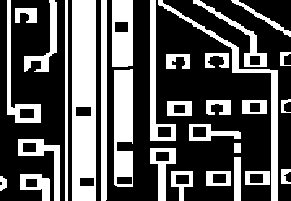
#> input picture PlacaCircuito.bmp, 291 x 201 px
$ python main.py
#> lines starting #> are read from the running program, lines starting #| are printed output that depends on the picture; after the words box and inside, x2 and y2 are one past the last pixel; in counts of white or black regions, pixels touching at a corner belong together
#> `imagen = cv2.imread('PlacaCircuito.bmp', cv2.IMREAD_GRAYSCALE)`: imagen: shape (201, 291); 34.3% white; 30 white regions, largest, box (x1, y1, x2, y2) and area: (72, 0, 96, 201) 4577, (114, 69, 133, 187) 1975, (158, 0, 278, 201) 1617
import numpy as np
from scipy.ndimage import binary_dilation
import cv2


# Función para la reconstrucción de la imagen
def morphological_reconstruction(marker, mask):
    """
    Realiza la reconstrucción morfológica binaria.

    :param marker: Imagen binaria que sirve como marcador.
    :param mask: Imagen binaria que sirve como máscara.
    :return: Imagen reconstruida.
    """
    # Verificar que las dimensiones de marker y mask sean las mismas
    if marker.shape != mask.shape:
        raise ValueError("Las dimensiones de marker y mask deben ser iguales.")

    # Inicializar la imagen reconstruida
    reconstructed = marker.copy()

    while True:
        previous = reconstructed.copy()
        # Aplicar la dilatación a la imagen reconstruida
        dilated = binary_dilation(reconstructed, structure=np.ones((3, 3)))
        # Realizar la intersección con la máscara usando AND lógico
        reconstructed = dilated & mask
        # Comprobar si hay cambios
        if np.array_equal(reconstructed, previous):
            break

    return reconstructed

def generate_marker(binary_image):

    # Invertir la imagen binaria
    inverted_image = cv2.bitwise_not(binary_image)

    # Crear la imagen marcador
    marker = np.zeros_like(binary_image)
    marker[0, :] = inverted_image[0, :]
#> marker: shape (201, 291); 0.34% white in thin lines or dots, all inside (x1, y1, x2, y2) = (0, 0, 291, 1)
    marker[-1, :] = inverted_image[-1, :]
    marker[:, 0] = inverted_image[:, 0]
    marker[:, -1] = inverted_image[:, -1]
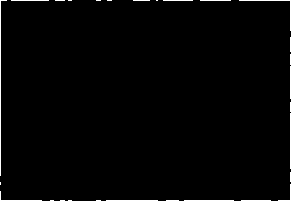
#> marker: shape (201, 291); 1.3% white in thin lines or dots
    return marker


# Función para la operación lógica AND
def operacion_and(imagen1, imagen2):
    return cv2.bitwise_and(imagen1, imagen2)

# Función para la operación lógica OR
def operacion_or(imagen1, imagen2):
    return cv2.bitwise_or(imagen1, imagen2)

# Función para la operación lógica XOR
def operacion_xor(imagen1, imagen2):
    return cv2.bitwise_xor(imagen1, imagen2)

# Función para la operación lógica NAND
def operacion_nand(imagen1, imagen2):
    return cv2.bitwise_not(cv2.bitwise_and(imagen1, imagen2))

# Función para la operación lógica NOR
def operacion_nor(imagen1, imagen2):
    return cv2.bitwise_not(cv2.bitwise_or(imagen1, imagen2))

# Función para la inversión de la imagen
def invertir_imagen(imagen):
    return cv2.bitwise_not(imagen)

#NO TOCAR YA FUNCIONAN
def genImagenA(imagen):
    resultado = None
    marker = generate_marker(imagen)
    # Llamar a la función de reconstrucción morfológica
    reconstructed = morphological_reconstruction(marker,imagen)
#> after the loop in morphological_reconstruction, `while True:`: reconstructed: shape (201, 291); values 0 (black) and 1 (white), 26.6% white; 19 white regions, largest, box (x1, y1, x2, y2) and area: (72, 0, 96, 201) 4577, (158, 0, 278, 201) 1617, (112, 0, 133, 67) 1272


    # Calcular el complemento y Convertir la imagen reconstruida a formato 8-bit para visualización
    rellenada = (reconstructed * 255).astype(np.uint8)

    resultado = invertir_imagen(imagen - operacion_and(imagen, rellenada))
#> in invertir_imagen, `return cv2.bitwise_not(imagen)`: returned value: shape (201, 291); 92.3% white; 11 black regions, largest, box (x1, y1, x2, y2) and area: (114, 69, 133, 187) 1975, (189, 124, 241, 141) 413, (167, 101, 192, 116) 287

    return resultado

def genImagenB(imagen):

    resultado = None
    marker = generate_marker(imagen)

    # Llamar a la función de reconstrucción morfológica
    reconstructed = morphological_reconstruction(marker,invertir_imagen(imagen))
#> after the loop in morphological_reconstruction (call 2), `while True:`:
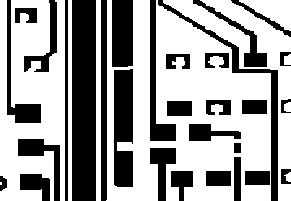
#> reconstructed: shape (201, 291); values 0 (black) and 1 (white), 62.6% white; 30 black regions, largest, box (x1, y1, x2, y2) and area: (72, 0, 96, 201) 4824, (114, 69, 133, 187) 2080, (158, 0, 278, 201) 1617


    # Calcular el complemento y Convertir la imagen reconstruida a formato 8-bit para visualización
    rellenada = (255- reconstructed * 255).astype(np.uint8)

    resultado = operacion_nand(invertir_imagen(imagen), rellenada)
#> in operacion_nand, `return cv2.bitwise_not(cv2.bitwise_and(imagen1, imagen2))`:
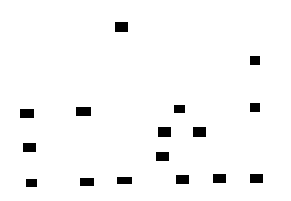
#> returned value: shape (201, 291); 96.9% white; 16 black regions, largest, box (x1, y1, x2, y2) and area: (76, 107, 91, 116) 135, (115, 22, 128, 32) 130, (158, 127, 171, 137) 130

    return resultado


def genImagenC(img0, imgB):
    imgA = genImagenA(img0)

    # Rellenar los huecos de la imagen A
    imgAwithFilledHoles = operacion_xor(imgA, imgB)
#> in operacion_xor, `return cv2.bitwise_xor(imagen1, imagen2)`: returned value: shape (201, 291); 10.8% white; 21 white regions, largest, box (x1, y1, x2, y2) and area: (114, 69, 133, 187) 2080, (189, 124, 241, 141) 543, (167, 101, 192, 116) 375

    not_B = invertir_imagen(imgB)

    # Reconstruir las islas y las pistas que forman un agujero bien construido de not_B
    rec = morphological_reconstruction(not_B ,imgAwithFilledHoles)
#> the loop in morphological_reconstruction (call 4), `while True:` made 109 passes
#> pass 1, in morphological_reconstruction (call 4), `dilated = binary_dilation(reconstructed, structure=np.ones((3, 3)))`:
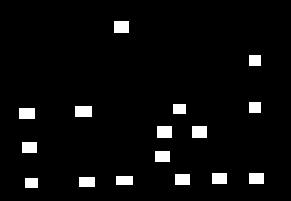
#> dilated: shape (201, 291) bool; 4.4% white; 16 white regions, largest, box (x1, y1, x2, y2) and area: (75, 106, 92, 117) 187, (114, 21, 129, 33) 180, (157, 126, 172, 138) 180
#> after the loop in morphological_reconstruction (call 4), `while True:`:
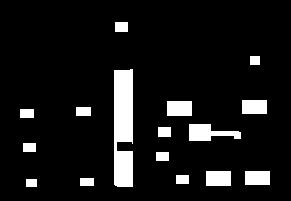
#> reconstructed: shape (201, 291); values 0 (black) and 1 (white), 9% white; 16 white regions, largest, box (x1, y1, x2, y2) and area: (114, 69, 133, 187) 2080, (189, 124, 241, 141) 543, (167, 101, 192, 116) 375
    rec = (rec * 255).astype(np.uint8)
    # Rellenar las pistas y las islas que se formaron con la reconstrucción
    result = operacion_and(rec, imgB)
#> in operacion_and (call 3), `return cv2.bitwise_and(imagen1, imagen2)`: returned value: shape (201, 291); 5.9% white; 6 white regions, box (x1, y1, x2, y2) and area: (114, 69, 133, 187) 1975, (189, 124, 241, 141) 413, (167, 101, 192, 116) 287, (242, 100, 267, 114) 260, (206, 171, 231, 186) 258, (245, 171, 270, 185) 233
    return result
#NO TOCAR YA FUNCIONAN


def getImagenD(imagen,imagenC):
    resultado = imagenC - imagen
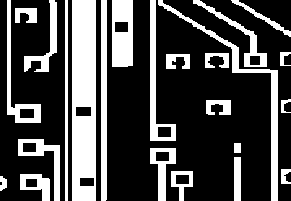
#> resultado: shape (201, 291); values 0 (black) and 1 (white), 28.5% white; 24 white regions, largest, box (x1, y1, x2, y2) and area: (72, 0, 96, 201) 4577, (158, 0, 278, 201) 1617, (112, 0, 133, 67) 1272
    return resultado


def genImagenAux(imagen):
    resultado = None
    imagenB = genImagenB(imagen)
#> the loop in morphological_reconstruction (call 5), `while True:` made 128 passes
#> pass 3, in morphological_reconstruction (call 5), `reconstructed = dilated & mask`:
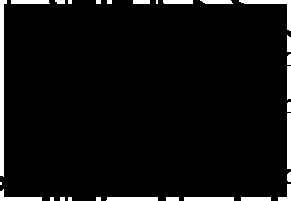
#> reconstructed: shape (201, 291); values 0 (black) and 1 (white), 5.3% white; 28 white regions (5 under 20 px), largest, box (x1, y1, x2, y2) and area: (0, 0, 7, 177) 717, (239, 0, 291, 31) 307, (287, 113, 291, 169) 224
    # imagen sin islas ni pistas
    imagenAux = imagen + invertir_imagen(imagenB)
    resultado = imagenAux
    return resultado


def eliminar_no_agujeros_completos(imagen):
    """
    Elimina de una imagen los elementos que no son agujeros completos.

    :param imagen: Imagen en blanco y negro.
    :return: Imagen con solo los agujeros completos.
    """
    # Convertir la imagen a binaria
    _, binaria = cv2.threshold(imagen, 127, 1, cv2.THRESH_BINARY)

    # Invertir la imagen para que los agujeros sean blancos (1) y el fondo negro (0)
    invertida = invertir_imagen(binaria)

    # Crear un marcador inicial con los bordes de la imagen invertida
    marker = generate_marker(invertida)

    # Realizar la reconstrucción morfológica
    reconstruida = morphological_reconstruction(marker, invertida)
    # Invertir la imagen reconstruida para obtener los agujeros completos
    agujeros_completos = invertir_imagen(reconstruida)

    # Convertir la imagen de agujeros completos a formato 8-bit para visualización
    return agujeros_completos

# Ejemplo de uso
if __name__ == "__main__":
    imagen = cv2.imread('PlacaCircuito.bmp', cv2.IMREAD_GRAYSCALE)

    imagenA = genImagenA(imagen)
    imagenB = genImagenB(imagen)
    imagenC = genImagenC(imagen,imagenB)
    imagenD = getImagenD(imagen,imagenC)
    imagenAux = genImagenAux(imagen)

    # Mostrar resultados
#    cv2.imshow('Imagen Original', imagen)
    cv2.imshow('Imagen A', imagenA)
    cv2.imwrite('ImagenA.png',imagenA)
    cv2.imshow('Imagen B', imagenB)
    cv2.imwrite('ImagenB.png',imagenB)
    cv2.imshow('Imagen C', imagenC)
    cv2.imwrite('ImagenC.png',imagenC)
    cv2.imshow('Imagen D', imagenD)
    cv2.imwrite('ImagenD.png',imagenD)
    cv2.waitKey(0)
    cv2.destroyAllWindows()
